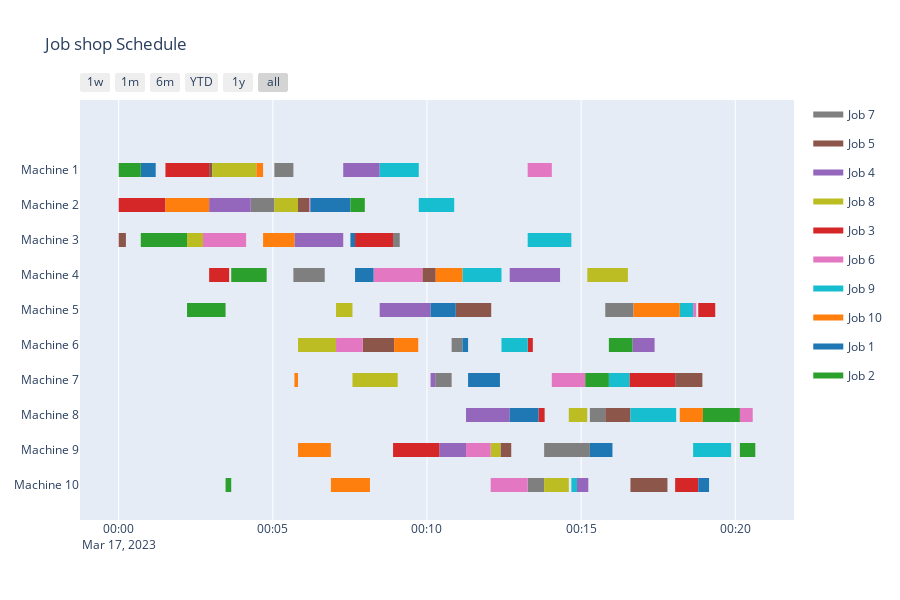

Notebook source saved alongside this figure:
### Code cell
# 本地绘制甘特图

import plotly as py
import chart_studio.tools as tls
import plotly.figure_factory as ff
import datetime
import os
from dotenv import load_dotenv

load_dotenv()

plotly_username = os.getenv("PLOTLY_USERNAME")
plotly_api_key = os.getenv("PLOTLY_API_KEY")

tls.set_credentials_file(username=plotly_username, api_key=plotly_api_key)

m_keys=[j+1 for j in range(num_mc)]
j_keys=[j for j in range(num_job)]
key_count={key:0 for key in j_keys}
j_count={key:0 for key in j_keys}
m_count={key:0 for key in m_keys}
j_record={}
for i in sequence_best:
    gen_t=int(pt[i][key_count[i]])
    gen_m=int(ms[i][key_count[i]])
    j_count[i]=j_count[i]+gen_t
    m_count[gen_m]=m_count[gen_m]+gen_t
    
    if m_count[gen_m]<j_count[i]:
        m_count[gen_m]=j_count[i]
    elif m_count[gen_m]>j_count[i]:
        j_count[i]=m_count[gen_m]
    
    start_time=str(datetime.timedelta(seconds=j_count[i]-pt[i][key_count[i]])) # convert seconds to hours, minutes and seconds
    end_time=str(datetime.timedelta(seconds=j_count[i]))
        
    j_record[(i,gen_m)]=[start_time,end_time]
    
    key_count[i]=key_count[i]+1
        

df=[]
for m in m_keys:
    for j in j_keys:
        df.append(dict(Task='Machine %s'%(m), Start='2023-03-17 %s'%(str(j_record[(j,m)][0])), Finish='2023-03-17 %s'%(str(j_record[(j,m)][1])),Resource='Job %s'%(j+1)))
    
fig = ff.create_gantt(df, index_col='Resource', show_colorbar=True, group_tasks=True, showgrid_x=True, title='Job shop Schedule')
py.offline.iplot(fig, filename='GA_job_shop_scheduling')
